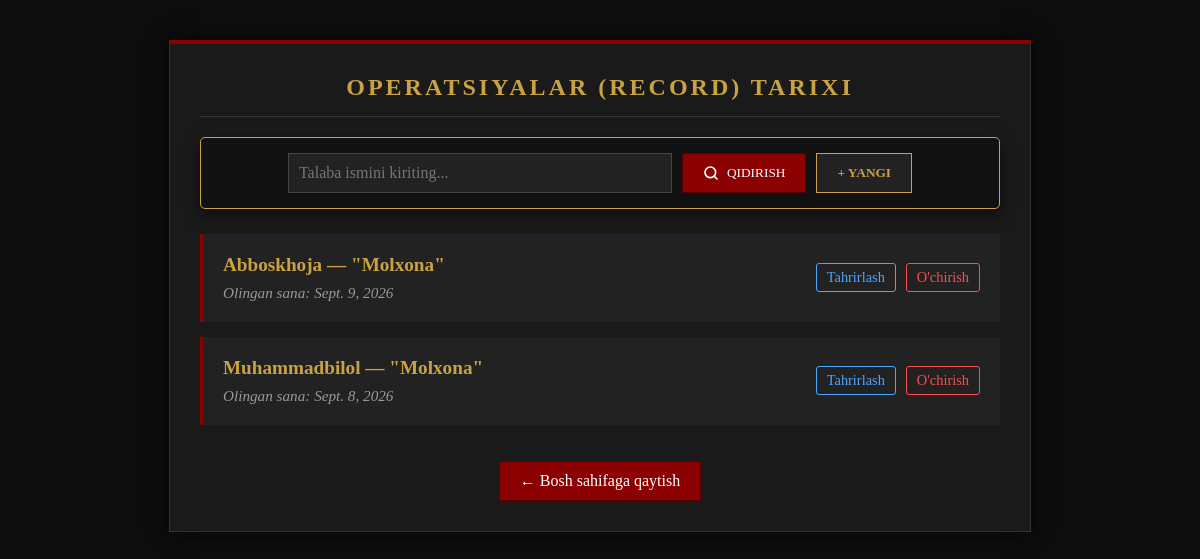
The page /recordlar/ on the database as committed earlier.
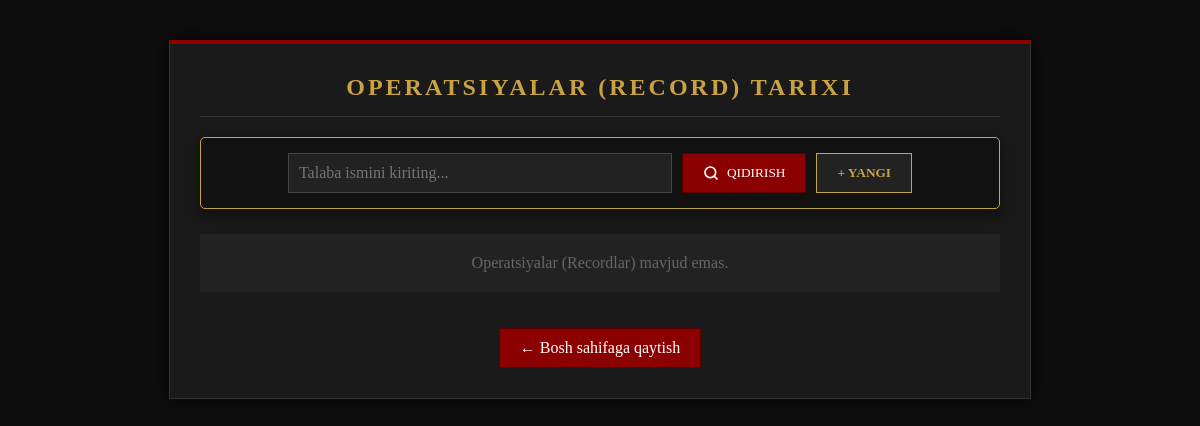
The same page on the database as committed later.
### main/models.py (models this page shows, shortened)
class Record(models.Model):
    talaba = models.ForeignKey(Talaba, on_delete=models.CASCADE)
    kitob = models.ForeignKey(Kitob, on_delete=models.CASCADE)
    admin = models.ForeignKey(Admin, on_delete=models.CASCADE)
    olingan_sana = models.DateField()
    qaytarish_sanasi = models.DateField()
    class Meta:
        verbose_name = "Record"
        verbose_name_plural = "Recordlar"

class Talaba(models.Model):
    ism = models.CharField(max_length = 100)
    guruh = models.CharField(max_length=100)
    kurs = models.CharField(max_length=100)
    kitob_soni = models.IntegerField()
    class Meta:
        verbose_name = "Talaba"
        verbose_name_plural = "Talabar"

class Kitob(models.Model):
    nom = models.CharField(max_length = 100)
    janr = models.CharField(max_length = 100)
    sahifa = models.IntegerField()
    muallif = models.ForeignKey(Muallif, on_delete=models.CASCADE)
    class Meta:
        verbose_name = "Kitob"
        verbose_name_plural = "Kitoblar"

### main/views.py (the view, shortened to what this page needs)
# urls.py: path('recordlar/', views.barcha_recordlar, name='barcha_recordlar'),
def barcha_recordlar(request):
    recordlar = Record.objects.all()
    talaba_ismi = request.GET.get('talaba_ismi')
    if talaba_ismi:
        recordlar = recordlar.filter(talaba__ism__icontains=talaba_ismi)
    return render(request, 'recordlar_royxati.html', {
        'recordlar': recordlar,
        'talabalar': Talaba.objects.all(),
        'kitoblar': Kitob.objects.all(),
        'adminlar': Admin.objects.all()
    })

### main/templates/recordlar_royxati.html (shortened to what this page needs)
<!DOCTYPE html>
<html lang="uz">
<head>
</head>
<body>
    <div class="container">
        <h2>Operatsiyalar (Record) Tarixi</h2>
        <form action="" method="GET" class="filter-container">
            <input type="text" name="talaba_ismi" class="filter-input" placeholder="Talaba ismini kiriting..." value="{{ request.GET.talaba_ismi }}">
            <button type="submit" class="filter-btn">
                <svg width="16" height="16" viewBox="0 0 24 24" fill="none" stroke="currentColor" stroke-width="2.5" stroke-linecap="round" stroke-linejoin="round">
                    <circle cx="11" cy="11" r="8"></circle>
                    <line x1="21" y1="21" x2="16.65" y2="16.65"></line>
                </svg>
                Qidirish
            </button>
            <button type="button" class="add-btn" onclick="ochishModal()">+ Yangi</button>
        </form>
        <ul>
            {% for record in recordlar %}
                <li>
                    <div>
                        <a href="/record/{{ record.id }}" class="title-link">
                            {{ record.talaba.ism }} &mdash; "{{ record.kitob.nom }}"
                        </a>
                        <div class="details">
                            Olingan sana: {{ record.olingan_sana }}
                        </div>
                    </div>
                    <div class="action-btns">
                        <a href="/record/{{ record.id }}/tahrirlash/" class="edit-btn">Tahrirlash</a>
                        <a href="/record/{{ record.id }}/ochirish/" class="delete-btn" onclick="return confirm('Siz haqiqatan ham ushbu recordni (ijarani) o\'chirmoqchimisiz?');">O'chirish</a>
                    </div>
                </li>
            {% empty %}
                <li style="text-align: center; border: none; color: #666; justify-content: center;">Operatsiyalar (Recordlar) mavjud emas.</li>
            {% endfor %}
        </ul>
        <div style="text-align: center;">
            <a href="/" class="back-btn">&#8592; Bosh sahifaga qaytish</a>
        </div>
    </div>
</body>
</html>

Rows that differ between the two databases and show on the page:
removed Record: talaba.ism "Abboskhoja", kitob.nom "Molxona", olingan_sana "Sept. 9, 2026"
removed Record: talaba.ism "Muhammadbilol", kitob.nom "Molxona", olingan_sana "Sept. 8, 2026"
Other text that changed with them:
text now shown: "Operatsiyalar (Recordlar) mavjud emas."
